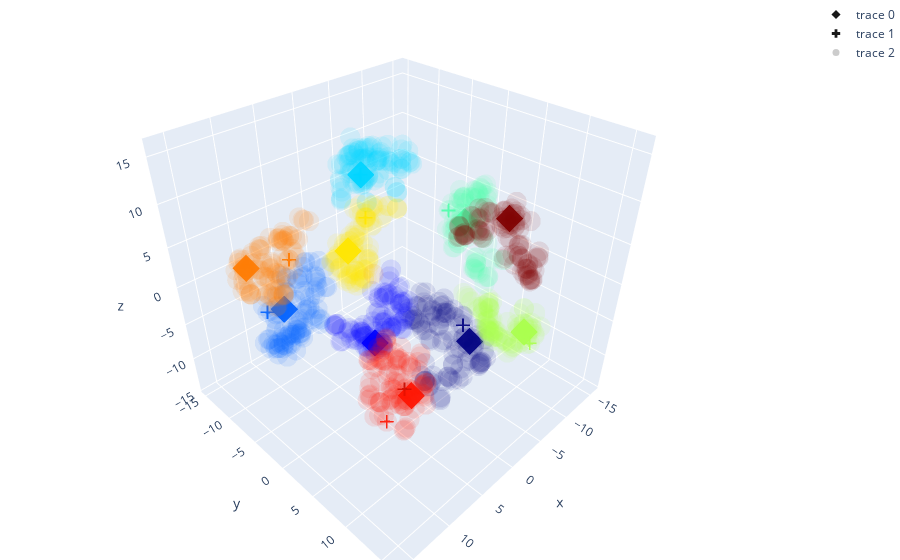

Notebook code for this chart:
### Markdown cell above
## t-SNE of clustroids, standard, and actual routes

### Code cell
# plot clustroids as a 3D scatter plot

# Create a trace for each type (standard data)
traceStandard = go.Scatter3d(
    x=vectorsTSNE[types==0,0],
    y=vectorsTSNE[types==0,1],
    z=vectorsTSNE[types==0,2],
    mode='markers',
    marker=dict(
        size=7,
        color=marker_colors_standard,                # set color to an array/list of desired values
        opacity=0.9,
        symbol='diamond'
    )
)

indices = np.logical_and(typesCentroidAndActual==1, np.isin(np.arange(len(typesCentroidAndActual)), clustroidsIndices))
traceCentroids = go.Scatter3d(
    # get the x, y, z coordinates of the clustroids from the tSNE vectors of tsneVectors
    x=vectorsTSNE[indices,0],
    y=vectorsTSNE[indices,1],
    z=vectorsTSNE[indices,2],
    mode='markers',
    marker=dict(
        size=7,
        color=marker_colors_standard,                # set color to an array/list of desired values
        opacity=0.9,
        symbol='cross'
    )
)


traceActual = go.Scatter3d(
    x=vectorsTSNE[types==1,0],
    y=vectorsTSNE[types==1,1],
    z=vectorsTSNE[types==1,2],
    mode='markers',
    marker=dict(
        size=7,
        color=marker_colors_actual,                # set color to an array/list of desired values
        opacity=0.1,
        symbol='circle'
    )
)

# Plot
data = [traceStandard, traceCentroids, traceActual]

layout = go.Layout(
    margin=dict(
        l=0,
        r=0,
        b=0,
        t=0
    )
)

fig = go.Figure(data=data, layout=layout)
fig.show()

### Figure 1 — Plotly figure (JSON) as saved in the notebook; plotly's stock layout.template omitted (floating-point values rounded to 4 significant figures; data arrays with more than 128 entries replaced by an {"elided": "..."} marker saying what was removed)
{"data": [{"marker": {"color": [[0, 0, 0.5, 1], [0, 0, 0.9991, 1], [0, 0.3784, 1, 1], [0, 0.8333, 1, 1], [0.3004, 1, 0.6673, 1], [0.6673, 1, 0.3004, 1], [1, 0.9012, 0, 1], [1, 0.48, 0, 1], [0.9991, 0.07335, 0, 1], [0.5, 0, 0, 1]], "opacity": 0.9, "size": 7, "symbol": "diamond"}, "mode": "markers", "type": "scatter3d", "x": [4.288, -1.611, 13.78, 1.168, -13.86, -10.09, -2.796, 10.27, 4.378, -5.607], "y": [13.32, -5.777, -1.228, -4.129, -2.649, 9.908, -11.46, -13.18, 6.277, 9.386], "z": [2.522, -12.77, 3.395, 11.76, 0.7604, -6.812, -2.374, 0.5431, -9.143, 9.508]}, {"marker": {"color": [[0, 0, 0.5, 1], [0, 0, 0.9991, 1], [0, 0.3784, 1, 1], [0, 0.8333, 1, 1], [0.3004, 1, 0.6673, 1], [0.6673, 1, 0.3004, 1], [1, 0.9012, 0, 1], [1, 0.48, 0, 1], [0.9991, 0.07335, 0, 1], [0.5, 0, 0, 1]], "opacity": 0.9, "size": 7, "symbol": "cross"}, "mode": "markers", "type": "scatter3d", "x": [5.312, -2.448, 14.53, 1.185, -12.67, -9.991, -4.691, 6.442, 9.083, 5.763], "y": [13.26, -6.119, -3.033, -4.164, -4.267, 10.88, -10.22, -10.5, 7.423, 6.623], "z": [4.925, -13.91, 2.442, 11.75, 2.144, -7.847, 1.978, 1.122, -8.656, -7.02]}, {"marker": {"color": {"elided": "1000x4 float values"}, "opacity": 0.1, "size": 7, "symbol": "circle"}, "mode": "markers", "type": "scatter3d", "x": {"elided": "1000 float values"}, "y": {"elided": "1000 float values"}, "z": {"elided": "1000 float values"}}], "layout": {"margin": {"b": 0, "l": 0, "r": 0, "t": 0}}}
